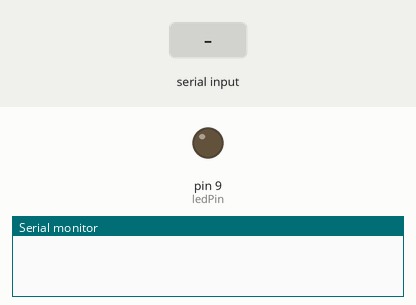
A sketch run on a simulated Arduino Uno, built with avr-gcc and run on an emulated ATmega328P. On the bench: output pins drawn as LEDs (lit = HIGH), the last lines printed to the serial monitor. The test bench sets the inputs (shaded band).

Above: at 1.2 s.
1.3 s: ">" received over Serial
2.8 s: byte 57 ('9') received over Serial
At 3.4 s:
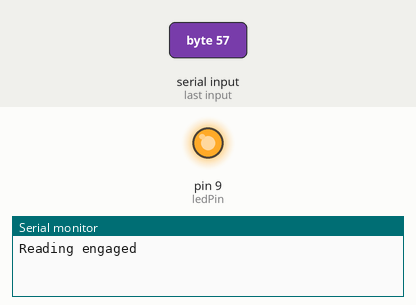
4.3 s: "4" received over Serial
At 4.6 s:
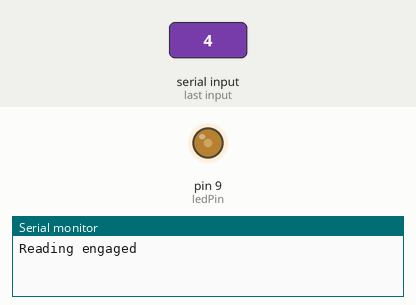
5.8 s: "6" received over Serial
At 6.9 s:
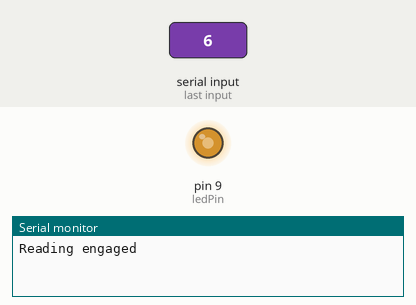
7.3 s: "8" received over Serial
At 8.1 s:
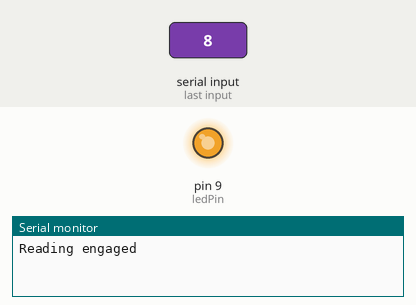
Timing chart, 0 to 9.8 s (numbered marks = the images above; inputs shaded):
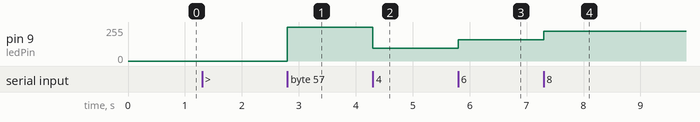

The sketch:

blink_test.ino
```cpp
bool currentlyReading = false;
bool finishedReading = false;


int result = 0;

int ledPin = 9;
int val = 0;

void setup() {
    Serial.begin(9600);
    pinMode(ledPin, OUTPUT);


}

void loop () {

    if(Serial.available() > 0){
        val = Serial.read();
        if(val == '>'){
            currentlyReading = true;
            Serial.println("Reading engaged");
        }
        if(val == ':'){
            currentlyReading = false;
            Serial.println("Reading disengaged");
        }
        if(currentlyReading == true){

            if(val == '1'){
                result = map(1, 1, 9, 1, 255);
            }
            if(val == '2'){
                result = map(2, 1, 9, 1, 255);
            }
            if(val == '3'){
                result = map(3, 1, 9, 1, 255);
            }
            if(val == '4'){
                result = map(4, 1, 9, 1, 255);
            }
            if(val == '5'){
                result = map(5, 1, 9, 1, 255);
            }
            if(val == '6'){
                result = map(6, 1, 9, 1, 255);
            }
            if(val == '7'){
                result = map(7, 1, 9, 1, 255);
            }
            if(val == '8'){
                result = map(8, 1, 9, 1, 255);
            }
            if(val == '9'){
                result = map(9, 1, 9, 1, 255);
            }

             analogWrite(ledPin, result);
      }

    }
}
```

Measured:
- after the input at 2.8 s, pin 9 (ledPin): 0/255 → 255/255 at once
- after the input at 4.3 s, pin 9 (ledPin): 255/255 → 96/255 at once
- after the input at 5.8 s, pin 9 (ledPin): 96/255 → 159/255 at once
- after the input at 7.3 s, pin 9 (ledPin): 159/255 → 223/255 at once
